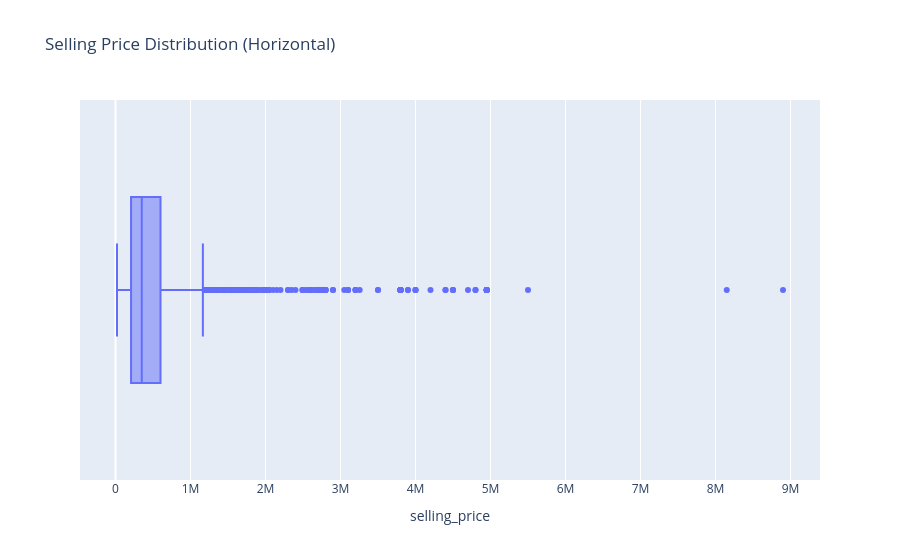

The notebook cell this image was saved under:
### Markdown cell above
---

### 🎯 Exercise 3: Selling price box plot (horizontal)

#### 👇 Tasks

- ✔️ Draw a horizontal box plot of `selling_price`.
- ✔️ Store your figure to a variable named `fig`.
- ✔️ Add an appropriate title to your figure.
  - A title should describe your plot (e.g., Salary Box Plot).
- ✔️ Display the figure using `fig.show()`

### Code cell
# YOUR CODE BEGINS
fig = px.box(
    df_cars,
    x="selling_price",
    orientation="h",
    title="Selling Price Distribution (Horizontal)",
)
fig.show()
# YOUR CODE ENDS

### Figure 1 — Plotly figure (JSON) as saved in the notebook; plotly's stock layout.template omitted (floating-point values rounded to 4 significant figures; data arrays with more than 128 entries replaced by an {"elided": "..."} marker saying what was removed)
{"data": [{"alignmentgroup": "True", "hovertemplate": "selling_price=%{x}<extra></extra>", "legendgroup": "", "marker": {"color": "#636efa"}, "name": "", "notched": false, "offsetgroup": "", "orientation": "h", "showlegend": false, "type": "box", "x": {"elided": "4340 int values"}, "x0": " ", "xaxis": "x", "y0": " ", "yaxis": "y"}], "layout": {"boxmode": "group", "legend": {"tracegroupgap": 0}, "title": {"text": "Selling Price Distribution (Horizontal)"}, "xaxis": {"anchor": "y", "domain": [0, 1], "title": {"text": "selling_price"}}, "yaxis": {"anchor": "x", "domain": [0, 1]}}}
